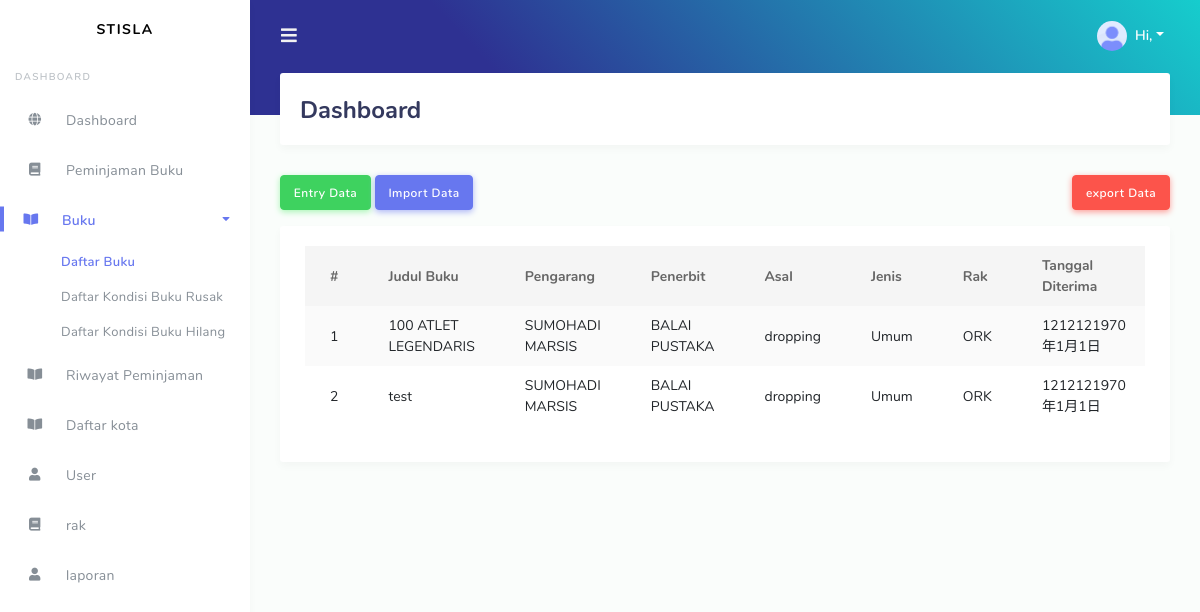
Page /index.php/bukuinduk on the committed database.
### tables this page shows
CREATE TABLE `buku_induk` (
  `id` int NOT NULL,
  `kd_buku` varchar(6) NOT NULL,
  `judul` varchar(50) NOT NULL,
  `pengarang` varchar(50) NULL,
  `no_buku` varchar(25) NULL,
  `penerbit` varchar(50) NULL,
  `kota_terbit` varchar(40) NULL,
  `tahun_terbit` year NULL,
  `ISBN` varchar(40) NULL,
  `asal` varchar(20) NULL,
  `klasifikasi` float NULL,
  `tgl_diterima` varchar(20) NULL,
  `jenis` varchar(20) NULL,
  `rak` varchar(5) NULL,
  `stok` int NOT NULL,
  `tanggal` varchar(20) NULL,
  `keadaan` varchar(25) NOT NULL
);

### application/controllers/Bukuinduk.php (called while the page is built, shortened)
<?php
class Bukuinduk extends CI_Controller
{
    public function __construct()
    {
        $this->load->model('BukuIndukModel', 'bInd');
    }
    public function index()
    {
        $data = $this->bInd->getData();
        $this->load->view('bInd/table-bind', ['data' => $data]);
    }
}

### index.php (called while the page is built, shortened)
<?php
require_once BASEPATH.'core/CodeIgniter.php';

### application/models/BukuIndukModel.php (called while the page is built, shortened)
<?php
class BukuIndukModel extends CI_Model
{
    public function getData()
    {
        return $this->db->query("SELECT * FROM buku_induk GROUP BY judul,penerbit,pengarang ORDER BY id ASC")->result_array();
    }
}

### application/views/bInd/table-bind.php (the view, shortened to what this page needs)
<!DOCTYPE html>
<html lang="en">
<head>
    <link rel="stylesheet" href="https://stackpath.bootstrapcdn.com/bootstrap/4.3.1/css/bootstrap.min.css">
    <link rel="stylesheet" href="https://use.fontawesome.com/releases/v5.7.2/css/all.css">
    <link rel="stylesheet" href="<?php echo base_url() ?>assets/modules/datatables/datatables.min.css">
    <link rel="stylesheet" href="<?php echo base_url() ?>assets/css/style.css">
</head>
<body>
    <div id="app">
        <div class="main-wrapper">
            <?php $this->load->view('layout/ly-admin'); ?>
            <div class="main-content">
                <section class="section">
                    <div class="section-header">
                        <h1>Dashboard</h1>
                    </div>
                    <a href="<?php echo base_url() ?>bukuinduk/create" class="btn btn-success mb-3">Entry Data</a>
                    <button class="btn btn-primary mb-3" data-toggle="modal" data-target="#importData">Import Data</button>
                    <div class="float-right">
                        <button class="btn btn-danger mb-3" data-toggle="modal" data-target="#exportData">export Data</button>
                    </div>
                    <div class="row">
                        <div class="col-12">
                            <div class="card">
                                <div class="card-body">
                                    <div class="table-responsive">
                                        <table class="table table-striped" id="table-1">
                                            <thead>
                                                <tr>
                                                    <th>#</th>
                                                    <th>Judul Buku</th>
                                                    <th>Pengarang</th>
                                                    <th>Penerbit</th>
                                                    <th>Asal</th>
                                                    <th>Jenis</th>
                                                    <th>Rak</th>
                                                    <th>Tanggal Diterima</th>
                                                </tr>
                                            </thead>
                                            <tbody>
                                                <?php
                                                $no = 1;
                                                 foreach ($data as $buku) {
                                                    ?>
                                                    <tr>
                                                        <td>
                                                           <?php echo $no++ ?>
                                                        </td>
                                                        <td><?php echo $buku['judul'] ?></td>
                                                        <td><?php echo $buku['pengarang'] ?></td>
                                                        <td><?php echo $buku['penerbit'] ?></td>
                                                         <td><?php echo $buku['asal'] ?></td>
                                                          <td><?php echo $buku['jenis'] ?></td>
                                                           <td><?php echo $buku['rak'] ?></td>
                                                        <td><?php echo $buku['tgl_diterima'] ?></td>
                                                    </tr>
                                                <?php } ?>
                                            </tbody>
                                        </table>
                                    </div>
                                </div>
                            </div>
                        </div>
                    </div>
                </section>
            </div>
        </div>
    </div>
</body>
</html>

### application/views/layout/ly-admin.php (shortened to what this page needs)
<div class="navbar-bg"></div>
      <nav class="navbar navbar-expand-lg main-navbar">
        <div class="form-inline mr-auto">
          <ul class="navbar-nav mr-3">
            <li><a href="#" data-toggle="sidebar" class="nav-link nav-link-lg"><i class="fas fa-bars"></i></a></li>
          </ul>
        </div>
        <ul class="navbar-nav navbar-right">
          <li class="dropdown"><a href="#" data-toggle="dropdown" class="nav-link dropdown-toggle nav-link-lg nav-link-user">
            <img alt="image" src="<?php echo base_url() ?>assets/img/avatar/avatar-1.png" class="rounded-circle mr-1">
            <div class="d-sm-none d-lg-inline-block">Hi, <?php echo $this->session->nama ?></div></a>
          </li>
        </ul>
      </nav>
      <div class="main-sidebar sidebar-style-2">
        <aside id="sidebar-wrapper">
          <div class="sidebar-brand">
            <a href="<?php echo base_url() ?>dist/index">Stisla</a>
          </div>
          <ul class="sidebar-menu">
            <li class="menu-header">Dashboard</li>
            <li class="<?php if($this->uri->uri_string() == 'home') { echo 'active'; } ?>"><a class="nav-link" href="<?php echo base_url('home') ?>"><i class="fas fa-globe"></i> <span>Dashboard</span></a></li>
            <li class="<?php if($this->uri->uri_string() == 'peminjaman') { echo 'active'; } ?>"><a class="nav-link" href="<?php echo base_url('peminjaman') ?>"><i class="fas fa-book"></i><span>Peminjaman Buku</span></a></li>
            <li class="nav-item dropdown <?php if($this->uri->uri_string() == 'bukuinduk') { echo 'active'; } ?>
            <?php if($this->uri->uri_string() == 'bukuinduk/bukuHilang') { echo 'active'; } ?>
            <?php if($this->uri->uri_string() == 'bukuinduk/bukuRusak') { echo 'active'; } ?>">
                <a href="#"
                    class="nav-link has-dropdown"
                    data-toggle="dropdown"><i class="fas fa-book-open"></i> <span>Buku</span></a>
                <ul class="dropdown-menu">
                    <li class="<?php if($this->uri->uri_string() == 'bukuinduk') { echo 'active'; } ?><?php if($this->uri->uri_string() == 'bukuinduk/create') { echo 'active'; } ?>">
                        <a class="nav-link"
                            href="<?php echo base_url('bukuinduk') ?>">Daftar Buku</a>
                    </li>
                    <li class="<?php if($this->uri->uri_string() == 'bukuinduk/bukuRusak') { echo 'active'; } ?>">
                        <a class="nav-link"
                            href="<?php echo base_url('bukuinduk/bukuRusak') ?>">Daftar Kondisi Buku Rusak</a>
                    </li>
                    <li class="<?php if($this->uri->uri_string() == 'bukuinduk/bukuHilang') { echo 'active'; } ?>">
                        <a class="nav-link"
                            href="<?php echo base_url('bukuinduk/bukuHilang') ?>">Daftar Kondisi Buku Hilang</a>
                    </li>
                </ul>
            </li>
            <li class="<?php if($this->uri->uri_string() == 'peminjaman/riwayat') { echo 'active'; } ?>"><a class="nav-link" href="<?php echo base_url('peminjaman/riwayat') ?>"><i class="fas fa-book-open"></i><span>Riwayat Peminjaman</span></a></li>
            <li class="<?php if($this->uri->uri_string() == 'kota') { echo 'active'; } ?>"><a class="nav-link" href="<?php echo base_url('kota') ?>"><i class="fas fa-book-open"></i><span>Daftar kota</span></a></li>
            <li class="<?php if($this->uri->uri_string() == 'user') { echo 'active'; } ?>"><a class="nav-link" href="<?php echo base_url('user')?>"><i class="fas fa-user"></i><span>User</span></a></li>
            <li class="<?php if($this->uri->uri_string() == 'rak') { echo 'active'; } ?>"><a class="nav-link" href="<?php echo base_url('rak')?>"><i class="fas fa-book"></i><span>rak</span></a></li>
            <li class="<?php if($this->uri->uri_string() == 'laporan') { echo 'active'; } ?>"><a class="nav-link" href="<?php echo base_url('laporan')?>"><i class="fas fa-user"></i><span>laporan</span></a></li>
          </ul>
        </aside>
      </div>

### rows in the picture
buku_induk: judul "100 ATLET LEGENDARIS", pengarang "SUMOHADI MARSIS", penerbit "BALAI PUSTAKA", asal "dropping", jenis "Umum", rak "ORK", tgl_diterima "1212121970年1月1日"
buku_induk: judul "test", pengarang "SUMOHADI MARSIS", penerbit "BALAI PUSTAKA", asal "dropping", jenis "Umum", rak "ORK", tgl_diterima "1212121970年1月1日"
